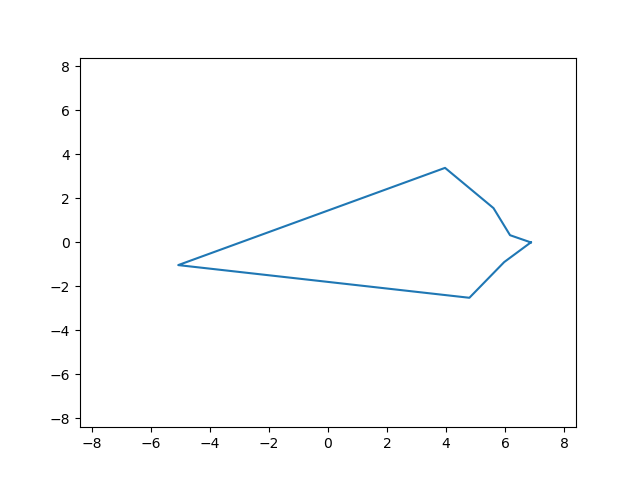
#> input picture lab1/parth_3/rotate.gif, 640 x 480 px
$ python lab2.py
#> lines starting #> are read from the running program, lines starting #| are printed output that depends on the picture
#> the answer given: ../parth_3/rotate.gif
#> in main, img is the input picture: shape (480, 640, 3); mean B, G, R 252.4, 252.1, 251.6
import cv2
import imageio
import matplotlib.pyplot as plt
from imutils import rotate_bound as rb
from easygui import fileopenbox, filesavebox

def ft_size(img):
    (h, w) = img.shape[:2]
#> h = 480; w = 640
    print(h, "x", w)
#| 480 x 640

def ft_crop(img):
    (y, x) = img.shape[:2]
#> y = 480; x = 640
    (y0, x0) = (y, x)
#> y0 = 480; x0 = 640
    (y, x) = (y // 2, x // 2)
#> y = 240; x = 320
    res = []
    title = ["X0.25", "X4"]
    crop = img[y: 2 * y, x: 2 * x]
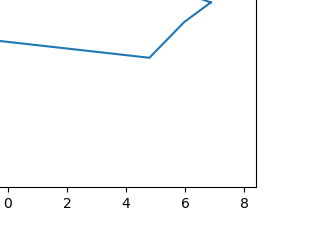
#> crop: shape (240, 320, 3); mean R, G, B 251.3, 251.9, 252.3
    for i in range(8, 0 , -7):
        res.append(cv2.resize(crop,
                              dsize = (x0 // i, y0 // i),
                              interpolation = cv2.INTER_LINEAR))
#> after the loop, res = 2 items
    for i in range (2):
        plt.subplot(1, 2, i + 1),plt.imshow(res[i])
        plt.title(title[i])
        plt.xticks([]), plt.yticks([])
    plt.show()
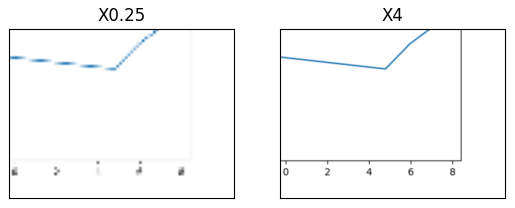
#> figure drawn by matplotlib, 2 panels

def ft_animation(img):
    frames = []
    for i in range(45, 360+45, 15):
        frames.append(rb(img, i))
#> after the loop, frames = 24 items
    path = filesavebox(default = "rotate.gif")
    if path == None:
        path = "Yuuuuhuu.gif"
    with imageio.get_writer(path, mode = "I") as writer:
        for frame in frames:
            writer.append_data(frame)
#> this loop made 24 passes

def main():
    flt=["*.jpg", "*.png"]
    path = fileopenbox("image",
                       "select file",
                       default = flt[0],
                       filetypes = flt)
    if path:
        img = cv2.imread(path, cv2.IMREAD_ANYCOLOR)
        img = cv2.cvtColor(img, cv2.COLOR_BGR2RGB)
        ft_size(img)
        ft_crop(img)
        ft_animation(img)

main()
